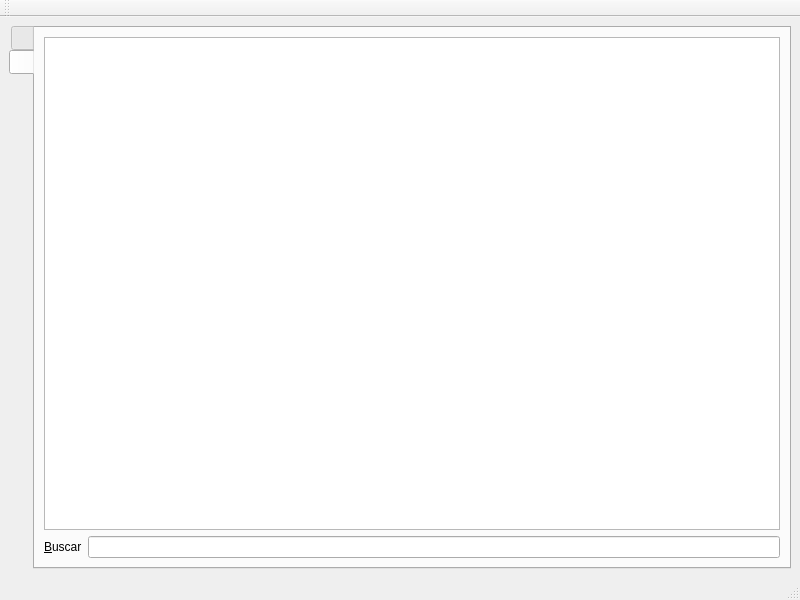
<?xml version="1.0" encoding="UTF-8"?>
<ui version="4.0">
 <class>frmDevoluciones</class>
 <widget class="QMainWindow" name="frmDevoluciones">
  <property name="geometry">
   <rect>
    <x>0</x>
    <y>0</y>
    <width>800</width>
    <height>600</height>
   </rect>
  </property>
  <property name="windowTitle">
   <string>Devoluciones</string>
  </property>
  <property name="toolButtonStyle">
   <enum>Qt::ToolButtonIconOnly</enum>
  </property>
  <widget class="QWidget" name="centralwidget">
   <layout class="QVBoxLayout" name="verticalLayout">
    <item>
     <widget class="QTabWidget" name="tabWidget">
      <property name="tabPosition">
       <enum>QTabWidget::West</enum>
      </property>
      <property name="currentIndex">
       <number>1</number>
      </property>
      <widget class="QWidget" name="tabdetails">
       <attribute name="icon">
        <iconset resource="res.qrc">
         <normaloff>:/icons/res/document-edit.png</normaloff>:/icons/res/document-edit.png</iconset>
       </attribute>
       <attribute name="title">
        <string notr="true"/>
       </attribute>
       <layout class="QGridLayout" name="gridLayout">
        <item row="0" column="0">
         <widget class="QLabel" name="label_2">
          <property name="sizePolicy">
           <sizepolicy hsizetype="Preferred" vsizetype="Fixed">
            <horstretch>0</horstretch>
            <verstretch>0</verstretch>
           </sizepolicy>
          </property>
          <property name="text">
           <string>&lt;!DOCTYPE HTML PUBLIC &quot;-//W3C//DTD HTML 4.0//EN&quot; &quot;http://www.w3.org/TR/REC-html40/strict.dtd&quot;&gt;
&lt;html&gt;&lt;head&gt;&lt;meta name=&quot;qrichtext&quot; content=&quot;1&quot; /&gt;&lt;style type=&quot;text/css&quot;&gt;
p, li { white-space: pre-wrap; }
&lt;/style&gt;&lt;/head&gt;&lt;body style=&quot; font-family:'Sans Serif'; font-size:9pt; font-weight:400; font-style:normal;&quot;&gt;
&lt;p style=&quot; margin-top:0px; margin-bottom:0px; margin-left:0px; margin-right:0px; -qt-block-indent:0; text-indent:0px;&quot;&gt;&lt;span style=&quot; font-weight:600;&quot;&gt;No Devolución&lt;/span&gt;&lt;/p&gt;&lt;/body&gt;&lt;/html&gt;</string>
          </property>
          <property name="buddy">
           <cstring>txtDocumentNumber</cstring>
          </property>
         </widget>
        </item>
        <item row="0" column="1">
         <widget class="QLineEdit" name="txtDocumentNumber">
          <property name="sizePolicy">
           <sizepolicy hsizetype="Expanding" vsizetype="Fixed">
            <horstretch>0</horstretch>
            <verstretch>0</verstretch>
           </sizepolicy>
          </property>
          <property name="readOnly">
           <bool>true</bool>
          </property>
         </widget>
        </item>
        <item row="0" column="4">
         <widget class="QLabel" name="label_4">
          <property name="sizePolicy">
           <sizepolicy hsizetype="Preferred" vsizetype="Fixed">
            <horstretch>0</horstretch>
            <verstretch>0</verstretch>
           </sizepolicy>
          </property>
          <property name="text">
           <string>&lt;b&gt;Factura&lt;/b&gt;</string>
          </property>
          <property name="buddy">
           <cstring>txtClient</cstring>
          </property>
         </widget>
        </item>
        <item row="0" column="5">
         <widget class="QLineEdit" name="txtBill">
          <property name="sizePolicy">
           <sizepolicy hsizetype="Expanding" vsizetype="Fixed">
            <horstretch>0</horstretch>
            <verstretch>0</verstretch>
           </sizepolicy>
          </property>
          <property name="readOnly">
           <bool>true</bool>
          </property>
         </widget>
        </item>
        <item row="0" column="9">
         <widget class="QLabel" name="label_5">
          <property name="sizePolicy">
           <sizepolicy hsizetype="Preferred" vsizetype="Fixed">
            <horstretch>0</horstretch>
            <verstretch>0</verstretch>
           </sizepolicy>
          </property>
          <property name="text">
           <string>&lt;b&gt;Fecha&lt;/b&gt;</string>
          </property>
          <property name="buddy">
           <cstring>dtPicker</cstring>
          </property>
         </widget>
        </item>
        <item row="0" column="10">
         <widget class="QDateTimeEdit" name="dtPicker">
          <property name="sizePolicy">
           <sizepolicy hsizetype="Minimum" vsizetype="Fixed">
            <horstretch>0</horstretch>
            <verstretch>0</verstretch>
           </sizepolicy>
          </property>
          <property name="readOnly">
           <bool>true</bool>
          </property>
          <property name="calendarPopup">
           <bool>true</bool>
          </property>
         </widget>
        </item>
        <item row="1" column="0">
         <widget class="QLabel" name="label_3">
          <property name="sizePolicy">
           <sizepolicy hsizetype="Preferred" vsizetype="Fixed">
            <horstretch>0</horstretch>
            <verstretch>0</verstretch>
           </sizepolicy>
          </property>
          <property name="text">
           <string>&lt;b&gt;Cliente&lt;/b&gt;</string>
          </property>
          <property name="buddy">
           <cstring>txtBill</cstring>
          </property>
         </widget>
        </item>
        <item row="1" column="1" colspan="3">
         <widget class="QLineEdit" name="txtClient">
          <property name="sizePolicy">
           <sizepolicy hsizetype="Preferred" vsizetype="Fixed">
            <horstretch>0</horstretch>
            <verstretch>0</verstretch>
           </sizepolicy>
          </property>
          <property name="readOnly">
           <bool>true</bool>
          </property>
         </widget>
        </item>
        <item row="1" column="4">
         <widget class="QLabel" name="label_6">
          <property name="sizePolicy">
           <sizepolicy hsizetype="Preferred" vsizetype="Fixed">
            <horstretch>0</horstretch>
            <verstretch>0</verstretch>
           </sizepolicy>
          </property>
          <property name="text">
           <string>&lt;!DOCTYPE HTML PUBLIC &quot;-//W3C//DTD HTML 4.0//EN&quot; &quot;http://www.w3.org/TR/REC-html40/strict.dtd&quot;&gt;
&lt;html&gt;&lt;head&gt;&lt;meta name=&quot;qrichtext&quot; content=&quot;1&quot; /&gt;&lt;style type=&quot;text/css&quot;&gt;
p, li { white-space: pre-wrap; }
&lt;/style&gt;&lt;/head&gt;&lt;body style=&quot; font-family:'Sans Serif'; font-size:9pt; font-weight:400; font-style:normal;&quot;&gt;
&lt;p style=&quot; margin-top:0px; margin-bottom:0px; margin-left:0px; margin-right:0px; -qt-block-indent:0; text-indent:0px;&quot;&gt;&lt;span style=&quot; font-weight:600;&quot;&gt;Concepto&lt;/span&gt;&lt;/p&gt;&lt;/body&gt;&lt;/html&gt;</string>
          </property>
          <property name="buddy">
           <cstring>txtBill</cstring>
          </property>
         </widget>
        </item>
        <item row="1" column="5" colspan="6">
         <widget class="QStackedWidget" name="swConcept">
          <property name="sizePolicy">
           <sizepolicy hsizetype="Preferred" vsizetype="Fixed">
            <horstretch>0</horstretch>
            <verstretch>0</verstretch>
           </sizepolicy>
          </property>
          <property name="currentIndex">
           <number>1</number>
          </property>
          <widget class="QWidget" name="page_7">
           <layout class="QVBoxLayout" name="verticalLayout_4">
            <item>
             <widget class="QComboBox" name="cbConcept">
              <property name="editable">
               <bool>true</bool>
              </property>
             </widget>
            </item>
           </layout>
          </widget>
          <widget class="QWidget" name="page_8">
           <layout class="QHBoxLayout" name="horizontalLayout_3">
            <item>
             <widget class="QLineEdit" name="txtConcept">
              <property name="readOnly">
               <bool>true</bool>
              </property>
             </widget>
            </item>
           </layout>
          </widget>
         </widget>
        </item>
        <item row="3" column="0" colspan="9">
         <widget class="QGroupBox" name="groupBox_2">
          <property name="sizePolicy">
           <sizepolicy hsizetype="Preferred" vsizetype="Maximum">
            <horstretch>0</horstretch>
            <verstretch>1</verstretch>
           </sizepolicy>
          </property>
          <property name="autoFillBackground">
           <bool>false</bool>
          </property>
          <property name="title">
           <string>Observaciones</string>
          </property>
          <layout class="QGridLayout" name="gridLayout_3">
           <item row="0" column="0">
            <widget class="QPlainTextEdit" name="txtObservations">
             <property name="enabled">
              <bool>true</bool>
             </property>
             <property name="sizePolicy">
              <sizepolicy hsizetype="Minimum" vsizetype="Maximum">
               <horstretch>0</horstretch>
               <verstretch>0</verstretch>
              </sizepolicy>
             </property>
             <property name="readOnly">
              <bool>true</bool>
             </property>
            </widget>
           </item>
          </layout>
         </widget>
        </item>
        <item row="3" column="9" colspan="2">
         <widget class="QGroupBox" name="groupBox">
          <property name="sizePolicy">
           <sizepolicy hsizetype="Preferred" vsizetype="Maximum">
            <horstretch>0</horstretch>
            <verstretch>0</verstretch>
           </sizepolicy>
          </property>
          <property name="title">
           <string>Totales</string>
          </property>
          <layout class="QGridLayout" name="gridLayout_2">
           <item row="0" column="0">
            <widget class="QLabel" name="label_11">
             <property name="sizePolicy">
              <sizepolicy hsizetype="Preferred" vsizetype="Fixed">
               <horstretch>0</horstretch>
               <verstretch>0</verstretch>
              </sizepolicy>
             </property>
             <property name="font">
              <font>
               <pointsize>10</pointsize>
               <weight>75</weight>
               <bold>true</bold>
              </font>
             </property>
             <property name="text">
              <string>Subtotal: </string>
             </property>
             <property name="alignment">
              <set>Qt::AlignRight|Qt::AlignTrailing|Qt::AlignVCenter</set>
             </property>
            </widget>
           </item>
           <item row="1" column="0">
            <widget class="QLabel" name="label_14">
             <property name="sizePolicy">
              <sizepolicy hsizetype="Preferred" vsizetype="Fixed">
               <horstretch>0</horstretch>
               <verstretch>0</verstretch>
              </sizepolicy>
             </property>
             <property name="font">
              <font>
               <pointsize>10</pointsize>
               <weight>75</weight>
               <bold>true</bold>
              </font>
             </property>
             <property name="text">
              <string>Impuesto: </string>
             </property>
             <property name="alignment">
              <set>Qt::AlignRight|Qt::AlignTrailing|Qt::AlignVCenter</set>
             </property>
            </widget>
           </item>
           <item row="1" column="1">
            <widget class="QLabel" name="lblTaxes">
             <property name="sizePolicy">
              <sizepolicy hsizetype="Preferred" vsizetype="Fixed">
               <horstretch>0</horstretch>
               <verstretch>0</verstretch>
              </sizepolicy>
             </property>
             <property name="text">
              <string>C$ 0.00</string>
             </property>
            </widget>
           </item>
           <item row="2" column="0">
            <widget class="QLabel" name="label_12">
             <property name="sizePolicy">
              <sizepolicy hsizetype="Preferred" vsizetype="Fixed">
               <horstretch>0</horstretch>
               <verstretch>0</verstretch>
              </sizepolicy>
             </property>
             <property name="font">
              <font>
               <pointsize>10</pointsize>
               <weight>75</weight>
               <bold>true</bold>
              </font>
             </property>
             <property name="text">
              <string>Costo Total: </string>
             </property>
             <property name="alignment">
              <set>Qt::AlignRight|Qt::AlignTrailing|Qt::AlignVCenter</set>
             </property>
            </widget>
           </item>
           <item row="2" column="1">
            <widget class="QLabel" name="lblCost">
             <property name="sizePolicy">
              <sizepolicy hsizetype="Preferred" vsizetype="Fixed">
               <horstretch>0</horstretch>
               <verstretch>0</verstretch>
              </sizepolicy>
             </property>
             <property name="text">
              <string>C$ 0.00</string>
             </property>
            </widget>
           </item>
           <item row="3" column="0">
            <widget class="QLabel" name="label_13">
             <property name="sizePolicy">
              <sizepolicy hsizetype="Preferred" vsizetype="Fixed">
               <horstretch>0</horstretch>
               <verstretch>0</verstretch>
              </sizepolicy>
             </property>
             <property name="font">
              <font>
               <pointsize>10</pointsize>
               <weight>75</weight>
               <bold>true</bold>
              </font>
             </property>
             <property name="text">
              <string>Total Devolución: </string>
             </property>
             <property name="alignment">
              <set>Qt::AlignRight|Qt::AlignTrailing|Qt::AlignVCenter</set>
             </property>
            </widget>
           </item>
           <item row="3" column="1">
            <widget class="QLabel" name="lblTotal">
             <property name="sizePolicy">
              <sizepolicy hsizetype="Preferred" vsizetype="Fixed">
               <horstretch>0</horstretch>
               <verstretch>0</verstretch>
              </sizepolicy>
             </property>
             <property name="text">
              <string>C$ 0.00</string>
             </property>
            </widget>
           </item>
           <item row="0" column="1">
            <widget class="QLabel" name="lblSubtotal">
             <property name="sizePolicy">
              <sizepolicy hsizetype="Preferred" vsizetype="Fixed">
               <horstretch>0</horstretch>
               <verstretch>0</verstretch>
              </sizepolicy>
             </property>
             <property name="text">
              <string>C$ 0.00</string>
             </property>
            </widget>
           </item>
          </layout>
         </widget>
        </item>
        <item row="2" column="0" colspan="11">
         <widget class="QTableView" name="tabledetails">
          <property name="sizePolicy">
           <sizepolicy hsizetype="Minimum" vsizetype="Minimum">
            <horstretch>0</horstretch>
            <verstretch>1</verstretch>
           </sizepolicy>
          </property>
          <property name="editTriggers">
           <set>QAbstractItemView::NoEditTriggers</set>
          </property>
          <property name="alternatingRowColors">
           <bool>true</bool>
          </property>
          <attribute name="horizontalHeaderStretchLastSection">
           <bool>true</bool>
          </attribute>
          <attribute name="verticalHeaderVisible">
           <bool>false</bool>
          </attribute>
          <attribute name="verticalHeaderVisible">
           <bool>false</bool>
          </attribute>
          <attribute name="horizontalHeaderStretchLastSection">
           <bool>true</bool>
          </attribute>
         </widget>
        </item>
        <item row="0" column="7">
         <widget class="QLabel" name="label_7">
          <property name="text">
           <string>&lt;b&gt;Bodega&lt;/b&gt;</string>
          </property>
          <property name="buddy">
           <cstring>txtWarehouse</cstring>
          </property>
         </widget>
        </item>
        <item row="0" column="8">
         <widget class="QLineEdit" name="txtWarehouse">
          <property name="readOnly">
           <bool>true</bool>
          </property>
         </widget>
        </item>
       </layout>
      </widget>
      <widget class="QWidget" name="tabnavigation">
       <attribute name="icon">
        <iconset resource="res.qrc">
         <normaloff>:/icons/res/table.png</normaloff>:/icons/res/table.png</iconset>
       </attribute>
       <attribute name="title">
        <string notr="true"/>
       </attribute>
       <layout class="QVBoxLayout" name="verticalLayout_2">
        <item>
         <widget class="QTableView" name="tablenavigation">
          <property name="contextMenuPolicy">
           <enum>Qt::ActionsContextMenu</enum>
          </property>
          <property name="editTriggers">
           <set>QAbstractItemView::NoEditTriggers</set>
          </property>
          <property name="alternatingRowColors">
           <bool>true</bool>
          </property>
          <property name="selectionMode">
           <enum>QAbstractItemView::SingleSelection</enum>
          </property>
          <property name="selectionBehavior">
           <enum>QAbstractItemView::SelectRows</enum>
          </property>
          <property name="sortingEnabled">
           <bool>true</bool>
          </property>
          <attribute name="horizontalHeaderStretchLastSection">
           <bool>true</bool>
          </attribute>
          <attribute name="verticalHeaderVisible">
           <bool>false</bool>
          </attribute>
          <attribute name="verticalHeaderVisible">
           <bool>false</bool>
          </attribute>
          <attribute name="horizontalHeaderStretchLastSection">
           <bool>true</bool>
          </attribute>
         </widget>
        </item>
        <item>
         <layout class="QHBoxLayout" name="horizontalLayout">
          <item>
           <widget class="QLabel" name="label">
            <property name="text">
             <string>&amp;Buscar</string>
            </property>
            <property name="buddy">
             <cstring>txtSearch</cstring>
            </property>
           </widget>
          </item>
          <item>
           <widget class="QLineEdit" name="txtSearch"/>
          </item>
         </layout>
        </item>
       </layout>
      </widget>
     </widget>
    </item>
   </layout>
  </widget>
  <widget class="QStatusBar" name="statusbar"/>
  <widget class="QToolBar" name="toolBar">
   <property name="windowTitle">
    <string>toolBar</string>
   </property>
   <attribute name="toolBarArea">
    <enum>TopToolBarArea</enum>
   </attribute>
   <attribute name="toolBarBreak">
    <bool>false</bool>
   </attribute>
  </widget>
 </widget>
 <tabstops>
  <tabstop>txtSearch</tabstop>
  <tabstop>cbConcept</tabstop>
  <tabstop>tablenavigation</tabstop>
  <tabstop>txtDocumentNumber</tabstop>
  <tabstop>txtBill</tabstop>
  <tabstop>txtWarehouse</tabstop>
  <tabstop>dtPicker</tabstop>
  <tabstop>txtClient</tabstop>
  <tabstop>txtConcept</tabstop>
  <tabstop>tabledetails</tabstop>
  <tabstop>txtObservations</tabstop>
  <tabstop>tabWidget</tabstop>
 </tabstops>
 <resources>
  <include location="res.qrc"/>
 </resources>
 <connections/>
</ui>
